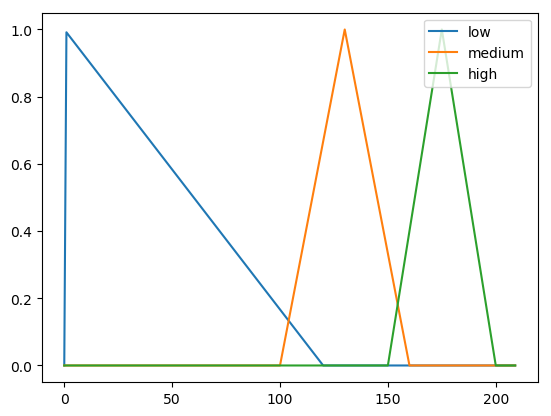

This figure's Python source:
import math
import matplotlib.pyplot as plt

def low(value, acut):
    if 0 <= value <= 120:
        membership = ((-1/120) * value) + 1
        if membership > acut:
            membership = acut
    else:
        membership = 0

    return membership


def medium(value, acut):
    if 100 <= value <= 160:
        membership = 1 - math.fabs((value - 130) / 30)
        if membership > acut:
            membership = acut
    else:
        membership = 0

    return membership


def high(value, acut):
    if 150 <= value <= 200:
        membership = 1 - math.fabs((value - 175) / 25)
        if membership > acut:
            membership = acut
    else:
        membership = 0

    return membership

def union(x, y):
    out = []
    for i in range(0, len(x)):
        ax = max(x[i], y[i])
        out.append(ax)
    return out

y1 = []
y2 = []
y3 = []
x1 = []
plt.figure(90)
for x in range(0, 210):
    y1.append(low(x,x))
    y2.append(medium(x,x))
    y3.append(high(x,x))
    x1.append(x)

plt.plot(x1, y1)
plt.plot(x1, y2)
plt.plot(x1, y3)
plt.legend(('low', 'medium', 'high'), loc='upper right')
plt.savefig("fire.png", bbox_inches='tight')